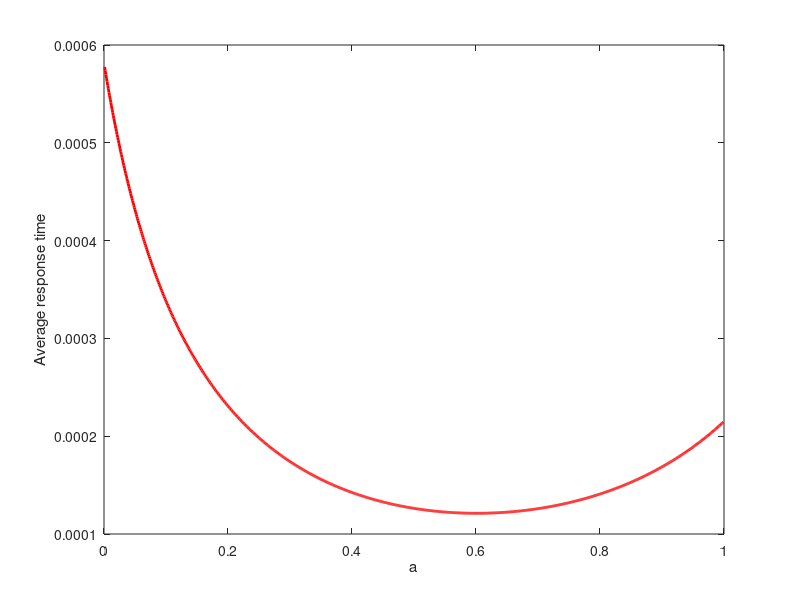

The MATLAB script that drew this image:
clc;
clear all;
close all;
pkg load queueing

# Exercise 1

# Task 2

a = 0.001:0.001:0.999;
l = 10000;
l1 = 10000*a;
m1 = 14650;
l2 = 10000*(1-a);
m2 = 11720;

[U1, R1, Q1, X1, P1] = qsmm1(l1, m1);
[U2, R2, Q2, X2, P2] = qsmm1(l2, m2);

totClients = Q1 + Q2;
totTime = totClients/l;
figure(1);
plot(a, totTime,"r","linewidth",2);
xlabel("a");
ylabel("Average response time");

[minval, mina] = min(min(totTime,[],1));
display("Minimun value of E(T)")
disp(minval)
display("for a=")
disp(0.001*(mina+1))

